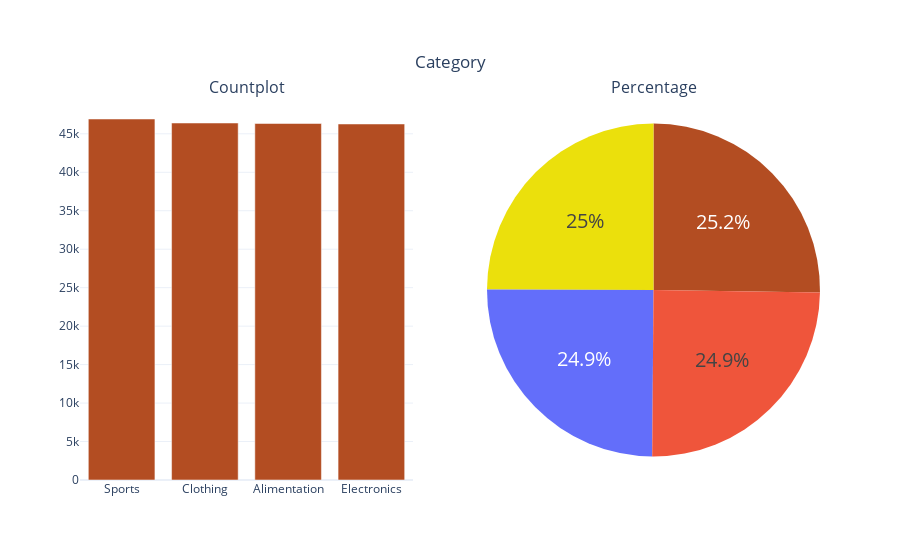

This figure's notebook cell:
### Code cell
categorical_variable_summary(Sales,'Category')

### Figure 1 — Plotly figure (JSON) as saved in the notebook; plotly's stock layout.template omitted (floating-point values rounded to 4 significant figures)
{"data": [{"marker": {"color": "#B34D22"}, "name": "Category", "showlegend": false, "textfont": {"size": 14}, "textposition": "auto", "type": "bar", "x": ["Sports", "Clothing", "Alimentation", "Electronics"], "xaxis": "x", "y": [46925, 46405, 46342, 46278], "yaxis": "y"}, {"domain": {"x": [0.55, 1], "y": [0, 1]}, "labels": ["Sports", "Clothing", "Alimentation", "Electronics"], "marker": {"colors": ["#B34D22", "#EBE00C"]}, "name": "Category", "showlegend": false, "textfont": {"size": 20}, "textposition": "auto", "type": "pie", "values": [46925, 46405, 46342, 46278]}], "layout": {"annotations": [{"font": {"size": 16}, "showarrow": false, "text": "Countplot", "x": 0.225, "xanchor": "center", "xref": "paper", "y": 1, "yanchor": "bottom", "yref": "paper"}, {"font": {"size": 16}, "showarrow": false, "text": "Percentage", "x": 0.775, "xanchor": "center", "xref": "paper", "y": 1, "yanchor": "bottom", "yref": "paper"}], "title": {"text": "Category", "x": 0.5, "xanchor": "center", "y": 0.9, "yanchor": "top"}, "xaxis": {"anchor": "y", "domain": [0, 0.45]}, "yaxis": {"anchor": "x", "domain": [0, 1]}}}
